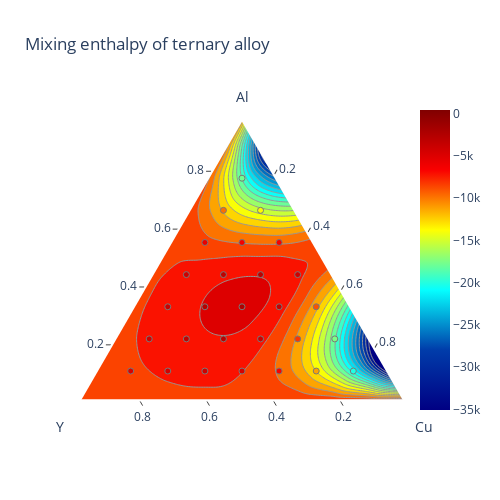

The cell this chart's notebook holds for it:
### Code cell
import plotly.figure_factory as ff
import numpy as np
Al, Cu = np.mgrid[0:1:10j, 0:1:10j]
Al, Cu = Al.ravel(), Cu.ravel()
mask = Al + Cu <= 1
Al, Cu = Al[mask], Cu[mask]
Y = 1 - Al - Cu
# synthetic data for mixing enthalpy
# See https://pycalphad.org/docs/latest/examples/TernaryExamples.html
enthalpy = 2.e6 * (Al - 0.01) * Cu * (Al - 0.52) * (Cu - 0.48) * (Y - 1)**2 - 5000
fig = ff.create_ternary_contour(np.array([Al, Y, Cu]), enthalpy,
                                pole_labels=['Al', 'Y', 'Cu'],
                                interp_mode='cartesian',
                                ncontours=20,
                                colorscale='Jet',
                                showscale=True,
                                showmarkers=True,
                                title='Mixing enthalpy of ternary alloy')
fig.show()

### Figure 1 — Plotly figure (JSON) as saved in the notebook; plotly's stock layout.template omitted (floating-point values rounded to 4 significant figures; data arrays with more than 128 entries replaced by an {"elided": "..."} marker saying what was removed)
{"data": [{"a": [1, 0, 0], "b": [0, 1, 0], "c": [0, 0, 1], "fill": "toself", "fillcolor": "rgb(0,0,131)", "hoverinfo": "skip", "line": {"color": "rgb(150, 150, 150)", "shape": "spline", "width": 1}, "mode": "lines", "name": "-35052.941", "showlegend": true, "type": "scatterternary"}, {"a": {"elided": "598 float values"}, "b": {"elided": "598 float values"}, "c": {"elided": "598 float values"}, "fill": "toself", "fillcolor": "rgb(0.0, 22.857142857142854, 145.85714285714286)", "hoverinfo": "skip", "line": {"color": "rgb(150, 150, 150)", "shape": "spline", "width": 1}, "mode": "lines", "name": "-33364.324", "showlegend": true, "type": "scatterternary"}, {"a": {"elided": "596 float values"}, "b": {"elided": "596 float values"}, "c": {"elided": "596 float values"}, "fill": "toself", "fillcolor": "rgb(0.0, 45.71428571428571, 160.71428571428572)", "hoverinfo": "skip", "line": {"color": "rgb(150, 150, 150)", "shape": "spline", "width": 1}, "mode": "lines", "name": "-31675.708", "showlegend": true, "type": "scatterternary"}, {"a": {"elided": "598 float values"}, "b": {"elided": "598 float values"}, "c": {"elided": "598 float values"}, "fill": "toself", "fillcolor": "rgb(0.357142857142857, 73.92857142857142, 176.07142857142856)", "hoverinfo": "skip", "line": {"color": "rgb(150, 150, 150)", "shape": "spline", "width": 1}, "mode": "lines", "name": "-29987.092", "showlegend": true, "type": "scatterternary"}, {"a": {"elided": "600 float values"}, "b": {"elided": "600 float values"}, "c": {"elided": "600 float values"}, "fill": "toself", "fillcolor": "rgb(1.3095238095238093, 111.07142857142856, 192.26190476190476)", "hoverinfo": "skip", "line": {"color": "rgb(150, 150, 150)", "shape": "spline", "width": 1}, "mode": "lines", "name": "-28298.476", "showlegend": true, "type": "scatterternary"}, {"a": {"elided": "602 float values"}, "b": {"elided": "602 float values"}, "c": {"elided": "602 float values"}, "fill": "toself", "fillcolor": "rgb(2.261904761904762, 148.21428571428572, 208.45238095238096)", "hoverinfo": "skip", "line": {"color": "rgb(150, 150, 150)", "shape": "spline", "width": 1}, "mode": "lines", "name": "-26609.860", "showlegend": true, "type": "scatterternary"}, {"a": {"elided": "606 float values"}, "b": {"elided": "606 float values"}, "c": {"elided": "606 float values"}, "fill": "toself", "fillcolor": "rgb(3.214285714285714, 185.35714285714283, 224.64285714285714)", "hoverinfo": "skip", "line": {"color": "rgb(150, 150, 150)", "shape": "spline", "width": 1}, "mode": "lines", "name": "-24921.243", "showlegend": true, "type": "scatterternary"}, {"a": {"elided": "610 float values"}, "b": {"elided": "610 float values"}, "c": {"elided": "610 float values"}, "fill": "toself", "fillcolor": "rgb(4.166666666666666, 222.49999999999997, 240.83333333333331)", "hoverinfo": "skip", "line": {"color": "rgb(150, 150, 150)", "shape": "spline", "width": 1}, "mode": "lines", "name": "-23232.627", "showlegend": true, "type": "scatterternary"}, {"a": {"elided": "612 float values"}, "b": {"elided": "612 float values"}, "c": {"elided": "612 float values"}, "fill": "toself", "fillcolor": "rgb(10.952380952380931, 255.0, 248.92857142857144)", "hoverinfo": "skip", "line": {"color": "rgb(150, 150, 150)", "shape": "spline", "width": 1}, "mode": "lines", "name": "-21544.011", "showlegend": true, "type": "scatterternary"}, {"a": {"elided": "618 float values"}, "b": {"elided": "618 float values"}, "c": {"elided": "618 float values"}, "fill": "toself", "fillcolor": "rgb(58.57142857142855, 255.0, 200.3571428571429)", "hoverinfo": "skip", "line": {"color": "rgb(150, 150, 150)", "shape": "spline", "width": 1}, "mode": "lines", "name": "-19855.395", "showlegend": true, "type": "scatterternary"}, {"a": {"elided": "624 float values"}, "b": {"elided": "624 float values"}, "c": {"elided": "624 float values"}, "fill": "toself", "fillcolor": "rgb(106.19047619047616, 255.0, 151.7857142857143)", "hoverinfo": "skip", "line": {"color": "rgb(150, 150, 150)", "shape": "spline", "width": 1}, "mode": "lines", "name": "-18166.778", "showlegend": true, "type": "scatterternary"}, {"a": {"elided": "632 float values"}, "b": {"elided": "632 float values"}, "c": {"elided": "632 float values"}, "fill": "toself", "fillcolor": "rgb(153.80952380952374, 255.0, 103.21428571428581)", "hoverinfo": "skip", "line": {"color": "rgb(150, 150, 150)", "shape": "spline", "width": 1}, "mode": "lines", "name": "-16478.162", "showlegend": true, "type": "scatterternary"}, {"a": {"elided": "638 float values"}, "b": {"elided": "638 float values"}, "c": {"elided": "638 float values"}, "fill": "toself", "fillcolor": "rgb(201.4285714285714, 255.0, 54.64285714285717)", "hoverinfo": "skip", "line": {"color": "rgb(150, 150, 150)", "shape": "spline", "width": 1}, "mode": "lines", "name": "-14789.546", "showlegend": true, "type": "scatterternary"}, {"a": {"elided": "650 float values"}, "b": {"elided": "650 float values"}, "c": {"elided": "650 float values"}, "fill": "toself", "fillcolor": "rgb(249.04761904761907, 255.0, 6.071428571428555)", "hoverinfo": "skip", "line": {"color": "rgb(150, 150, 150)", "shape": "spline", "width": 1}, "mode": "lines", "name": "-13100.930", "showlegend": true, "type": "scatterternary"}, {"a": {"elided": "658 float values"}, "b": {"elided": "658 float values"}, "c": {"elided": "658 float values"}, "fill": "toself", "fillcolor": "rgb(254.16666666666666, 212.50000000000003, 0.0)", "hoverinfo": "skip", "line": {"color": "rgb(150, 150, 150)", "shape": "spline", "width": 1}, "mode": "lines", "name": "-11412.314", "showlegend": true, "type": "scatterternary"}, {"a": {"elided": "676 float values"}, "b": {"elided": "676 float values"}, "c": {"elided": "676 float values"}, "fill": "toself", "fillcolor": "rgb(253.21428571428572, 163.92857142857153, 0.0)", "hoverinfo": "skip", "line": {"color": "rgb(150, 150, 150)", "shape": "spline", "width": 1}, "mode": "lines", "name": "-9723.697", "showlegend": true, "type": "scatterternary"}, {"a": {"elided": "694 float values"}, "b": {"elided": "694 float values"}, "c": {"elided": "694 float values"}, "fill": "toself", "fillcolor": "rgb(252.26190476190476, 115.35714285714289, 0.0)", "hoverinfo": "skip", "line": {"color": "rgb(150, 150, 150)", "shape": "spline", "width": 1}, "mode": "lines", "name": "-8035.081", "showlegend": true, "type": "scatterternary"}, {"a": {"elided": "674 float values"}, "b": {"elided": "674 float values"}, "c": {"elided": "674 float values"}, "fill": "toself", "fillcolor": "rgb(251.3095238095238, 66.78571428571428, 0.0)", "hoverinfo": "skip", "line": {"color": "rgb(150, 150, 150)", "shape": "spline", "width": 1}, "mode": "lines", "name": "-6346.465", "showlegend": true, "type": "scatterternary"}, {"a": {"elided": "387 float values"}, "b": {"elided": "387 float values"}, "c": {"elided": "387 float values"}, "fill": "toself", "fillcolor": "rgb(250.35714285714286, 18.21428571428575, 0.0)", "hoverinfo": "skip", "line": {"color": "rgb(150, 150, 150)", "shape": "spline", "width": 1}, "mode": "lines", "name": "-4657.849", "showlegend": true, "type": "scatterternary"}, {"a": {"elided": "169 float values"}, "b": {"elided": "169 float values"}, "c": {"elided": "169 float values"}, "fill": "toself", "fillcolor": "rgb(220.95238095238105, 0.0, 0.0)", "hoverinfo": "skip", "line": {"color": "rgb(150, 150, 150)", "shape": "spline", "width": 1}, "mode": "lines", "name": "-2969.232", "showlegend": true, "type": "scatterternary"}, {"a": [0.0003281, 0.005, 0.01, 0.01007, 0.01249, 0.01222, 0.01198, 0.01174, 0.01151, 0.01129, 0.01106, 0.01085, 0.01065, 0.01046, 0.01028, 0.01012, 0.01, 0.009987, 0.009876, 0.009795, 0.009747, 0.009738, 0.009771, 0.009878, 0.01, 0.01012, 0.01044, 0.01068, 0.01083, 0.01094, 0.011, 0.01102, 0.01099, 0.01092, 0.01082, 0.01067, 0.0105, 0.01031, 0.01009, 0.01, 0.00987, 0.009641, 0.009417, 0.009206, 0.00902, 0.008872, 0.008778, 0.008766, 0.008898, 0.009152, 0.009305, 0.009337, 0.009327, 0.009276, 0.009178, 0.009038, 0.008856, 0.008635, 0.00838, 0.008093, 0.007779, 0.007443, 0.007091, 0.00673, 0.006368, 0.006016, 0.005686, 0.005392, 0.005153, 0.005, 0.004994, 0.004943, 0.005, 0.00508, 0.005182, 0.005141, 0.005014, 0.005, 0.004803, 0.004504, 0.004113, 0.003627, 0.003044, 0.002358, 0.001564, 0.000656, 0], "b": [0.004836, 0.007301, 0.004927, 0.004963, 0.008757, 0.01389, 0.01901, 0.02413, 0.02924, 0.03436, 0.03947, 0.04457, 0.04968, 0.05477, 0.05986, 0.06494, 0.06955, 0.07001, 0.07506, 0.0801, 0.08513, 0.09013, 0.09511, 0.1001, 0.1026, 0.1049, 0.1098, 0.1147, 0.1196, 0.1245, 0.1295, 0.1345, 0.1395, 0.1445, 0.1496, 0.1547, 0.1597, 0.1648, 0.17, 0.1721, 0.1751, 0.1802, 0.1853, 0.1904, 0.1955, 0.2006, 0.2056, 0.2106, 0.2156, 0.2204, 0.2253, 0.2303, 0.2353, 0.2404, 0.2454, 0.2505, 0.2556, 0.2607, 0.2658, 0.271, 0.2761, 0.2813, 0.2865, 0.2916, 0.2968, 0.302, 0.3072, 0.3123, 0.3174, 0.3223, 0.3225, 0.3275, 0.3297, 0.3325, 0.3374, 0.3424, 0.3475, 0.3478, 0.3526, 0.3577, 0.3629, 0.3682, 0.3735, 0.3788, 0.3842, 0.3897, 0.3933], "c": [0.9948, 0.9877, 0.9851, 0.985, 0.9788, 0.9739, 0.969, 0.9641, 0.9592, 0.9544, 0.9495, 0.9446, 0.9397, 0.9348, 0.9299, 0.9249, 0.9205, 0.92, 0.9151, 0.9101, 0.9051, 0.9001, 0.8951, 0.8901, 0.8874, 0.8849, 0.8798, 0.8747, 0.8696, 0.8645, 0.8595, 0.8545, 0.8495, 0.8445, 0.8396, 0.8347, 0.8297, 0.8248, 0.82, 0.8179, 0.8151, 0.8102, 0.8053, 0.8004, 0.7955, 0.7906, 0.7856, 0.7806, 0.7756, 0.7704, 0.7653, 0.7603, 0.7553, 0.7504, 0.7454, 0.7405, 0.7356, 0.7307, 0.7258, 0.721, 0.7161, 0.7113, 0.7065, 0.7016, 0.6968, 0.692, 0.6872, 0.6823, 0.6774, 0.6727, 0.6725, 0.6675, 0.6653, 0.6625, 0.6574, 0.6524, 0.6475, 0.6472, 0.6426, 0.6377, 0.6329, 0.6282, 0.6235, 0.6188, 0.6142, 0.6097, 0.6067], "fill": "toself", "fillcolor": "rgb(250.35714285714286, 18.21428571428575, 0.0)", "hoverinfo": "skip", "line": {"color": "rgb(150, 150, 150)", "shape": "spline", "width": 1}, "mode": "lines", "name": "-4657.849", "showlegend": true, "type": "scatterternary"}, {"a": [0.0002187, 0.005, 0.008399, 0.008068, 0.007755, 0.007447, 0.007135, 0.006823, 0.006512, 0.006203, 0.005899, 0.005603, 0.005316, 0.005041, 0.005, 0.004778, 0.004533, 0.00431, 0.004113, 0.003945, 0.003811, 0.003716, 0.003664, 0.003665, 0.00376, 0.003825, 0.003828, 0.003771, 0.003654, 0.003481, 0.003252, 0.002971, 0.002639, 0.00226, 0.001838, 0.001375, 0.0008757, 0.0003455, 0], "b": [0.004891, 0.007413, 0.005801, 0.01097, 0.01612, 0.02128, 0.02643, 0.03159, 0.03674, 0.0419, 0.04705, 0.0522, 0.05734, 0.06248, 0.06331, 0.06761, 0.07273, 0.07784, 0.08294, 0.08803, 0.09309, 0.09814, 0.1032, 0.1082, 0.1131, 0.1181, 0.1231, 0.1281, 0.1332, 0.1383, 0.1434, 0.1485, 0.1537, 0.1589, 0.1641, 0.1693, 0.1746, 0.1798, 0.1831], "c": [0.9949, 0.9876, 0.9858, 0.981, 0.9761, 0.9713, 0.9664, 0.9616, 0.9567, 0.9519, 0.9471, 0.9422, 0.9373, 0.9325, 0.9317, 0.9276, 0.9227, 0.9178, 0.9129, 0.908, 0.9031, 0.8981, 0.8932, 0.8882, 0.8831, 0.8781, 0.8731, 0.8681, 0.8632, 0.8583, 0.8534, 0.8485, 0.8437, 0.8389, 0.8341, 0.8293, 0.8246, 0.8198, 0.8169], "fill": "toself", "fillcolor": "rgb(220.95238095238105, 0.0, 0.0)", "hoverinfo": "skip", "line": {"color": "rgb(150, 150, 150)", "shape": "spline", "width": 1}, "mode": "lines", "name": "-2969.232", "showlegend": true, "type": "scatterternary"}, {"a": [0.0001094, 0.003997, 0.00362, 0.003239, 0.00285, 0.002457, 0.002059, 0.00166, 0.001261, 0.0008638, 0.0004709, 8.469e-05, 0], "b": [0.004945, 0.008001, 0.01319, 0.01838, 0.02357, 0.02877, 0.03397, 0.03917, 0.04437, 0.04957, 0.05476, 0.05996, 0.06114], "c": [0.9949, 0.988, 0.9832, 0.9784, 0.9736, 0.9688, 0.964, 0.9592, 0.9544, 0.9496, 0.9448, 0.94, 0.9389], "fill": "toself", "fillcolor": "rgb(174.47619047619054, 0.0, 0.0)", "hoverinfo": "skip", "line": {"color": "rgb(150, 150, 150)", "shape": "spline", "width": 1}, "mode": "lines", "name": "-1280.616", "showlegend": true, "type": "scatterternary"}, {"a": [0, 0, 0, 0, 0, 0, 0, 0, 0, 0, 0.1111, 0.1111, 0.1111, 0.1111, 0.1111, 0.1111, 0.1111, 0.1111, 0.1111, 0.2222, 0.2222, 0.2222, 0.2222, 0.2222, 0.2222, 0.2222, 0.2222, 0.3333, 0.3333, 0.3333, 0.3333, 0.3333, 0.3333, 0.3333, 0.4444, 0.4444, 0.4444, 0.4444, 0.4444, 0.4444, 0.5556, 0.5556, 0.5556, 0.5556, 0.5556, 0.6667, 0.6667, 0.6667, 0.6667, 0.7778, 0.7778, 0.7778, 0.8889, 0.8889, 1], "b": [1, 0.8889, 0.7778, 0.6667, 0.5556, 0.4444, 0.3333, 0.2222, 0.1111, 0, 0.8889, 0.7778, 0.6667, 0.5556, 0.4444, 0.3333, 0.2222, 0.1111, 0, 0.7778, 0.6667, 0.5556, 0.4444, 0.3333, 0.2222, 0.1111, 1.11e-16, 0.6667, 0.5556, 0.4444, 0.3333, 0.2222, 0.1111, 1.11e-16, 0.5556, 0.4444, 0.3333, 0.2222, 0.1111, 0, 0.4444, 0.3333, 0.2222, 0.1111, 0, 0.3333, 0.2222, 0.1111, 5.551e-17, 0.2222, 0.1111, 1.11e-16, 0.1111, 5.551e-17, 0], "c": [0, 0.1111, 0.2222, 0.3333, 0.4444, 0.5556, 0.6667, 0.7778, 0.8889, 1, 0, 0.1111, 0.2222, 0.3333, 0.4444, 0.5556, 0.6667, 0.7778, 0.8889, 0, 0.1111, 0.2222, 0.3333, 0.4444, 0.5556, 0.6667, 0.7778, 0, 0.1111, 0.2222, 0.3333, 0.4444, 0.5556, 0.6667, 0, 0.1111, 0.2222, 0.3333, 0.4444, 0.5556, 0, 0.1111, 0.2222, 0.3333, 0.4444, 0, 0.1111, 0.2222, 0.3333, 0, 0.1111, 0.2222, 0, 0.1111, 0], "hovertemplate": "Al: %{a:.3f}<br>Y: %{b:.3f}<br>Cu: %{c:.3f}<br>z: %{marker.color:.3f}<extra></extra>", "marker": {"color": [-5000, -5005.0, -5029.0, -5056.0, -5032.0, -4865.0, -4425.0, -3543.0, -2013.0, 408, -5000, -4833.0, -4474.0, -4201.0, -4597.0, -6543.0, -11220.0, -20130.0, -35050.0, -5000, -4424.0, -3570.0, -3093.0, -4112.0, -8209.0, -17430.0, -34270.0, -5000, -4023.0, -2866.0, -2377.0, -3846.0, -9003.0, -20020.0, -5000, -4170.0, -3329.0, -3058.0, -4180.0, -7756.0, -5000, -5707.0, -6344.0, -6499.0, -5613.0, -5000, -9776.0, -13720.0, -14420.0, -5000, -17820.0, -27670.0, -5000, -31580.0, -5000], "colorscale": [[0, "rgb(0,0,131)"], [0.2, "rgb(0,60,170)"], [0.4, "rgb(5,255,255)"], [0.6, "rgb(255,255,0)"], [0.8, "rgb(250,0,0)"], [1, "rgb(128,0,0)"]], "line": {"color": "rgb(120, 120, 120)", "width": 1}}, "mode": "markers", "opacity": 1, "type": "scatterternary"}, {"a": [null], "b": [null], "c": [null], "marker": {"cmax": 408, "cmin": -35050.0, "colorscale": [[0, "rgb(0,0,131)"], [0.2, "rgb(0,60,170)"], [0.4, "rgb(5,255,255)"], [0.6, "rgb(255,255,0)"], [0.8, "rgb(250,0,0)"], [1, "rgb(128,0,0)"]], "showscale": true}, "mode": "markers", "type": "scatterternary"}], "layout": {"height": 500, "showlegend": false, "ternary": {"aaxis": {"linewidth": 2, "min": 0.01, "ticks": "outside", "title": {"text": "Al"}}, "baxis": {"linewidth": 2, "min": 0.01, "ticks": "outside", "title": {"text": "Y"}}, "caxis": {"linewidth": 2, "min": 0.01, "ticks": "outside", "title": {"text": "Cu"}}, "sum": 1}, "title": {"text": "Mixing enthalpy of ternary alloy"}, "width": 500}}
